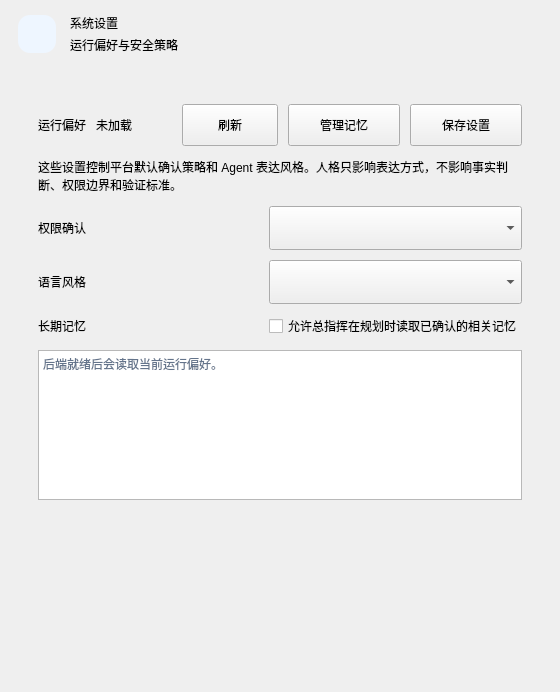
<widget class="QWidget" name="settingsPage"><layout class="QVBoxLayout" name="settingsPageLayout">
<property name="spacing"><number>12</number></property>
<property name="leftMargin"><number>0</number></property>
<property name="topMargin"><number>0</number></property>
<property name="rightMargin"><number>0</number></property>
<property name="bottomMargin"><number>0</number></property>
<item><widget class="QFrame" name="settingsMainCard">
<property name="objectName"><string>heroCard</string></property>
<property name="frameShape"><enum>QFrame::Shape::NoFrame</enum></property>
<layout class="QVBoxLayout" name="settingsMainLayout">
<property name="spacing"><number>8</number></property>
<property name="leftMargin"><number>18</number></property>
<property name="topMargin"><number>14</number></property>
<property name="rightMargin"><number>18</number></property>
<property name="bottomMargin"><number>14</number></property>
<item><layout class="QHBoxLayout" name="settingsHeadLayout">
<property name="spacing"><number>14</number></property>
<property name="leftMargin"><number>0</number></property>
<property name="topMargin"><number>0</number></property>
<property name="rightMargin"><number>0</number></property>
<property name="bottomMargin"><number>0</number></property>
<item><widget class="QLabel" name="settingsIcon">
<property name="minimumSize"><size><width>38</width><height>38</height></size></property>
<property name="maximumSize"><size><width>38</width><height>38</height></size></property>
<property name="styleSheet"><string notr="true">background:#EEF6FF;border-radius:12px;</string></property>
<property name="text"><string></string></property>
<property name="pixmap"><pixmap resource="resources.qrc">:/icons/settings.svg</pixmap></property>
<property name="scaledContents"><bool>false</bool></property>
<property name="alignment"><set>Qt::AlignmentFlag::AlignCenter</set></property>
</widget></item><item><layout class="QVBoxLayout" name="settingsTextLayout">
<property name="spacing"><number>4</number></property>
<property name="leftMargin"><number>0</number></property>
<property name="topMargin"><number>0</number></property>
<property name="rightMargin"><number>0</number></property>
<property name="bottomMargin"><number>0</number></property>
<item><widget class="QLabel" name="settingsTitle">
<property name="objectName"><string>heroTitle</string></property>
<property name="text"><string>系统设置</string></property>
<property name="visible"><bool>false</bool></property>
<property name="wordWrap"><bool>true</bool></property>

</widget></item><item><widget class="QLabel" name="settingsSub">
<property name="objectName"><string>subText</string></property>
<property name="text"><string>运行偏好与安全策略</string></property>
<property name="wordWrap"><bool>true</bool></property>

</widget></item>
</layout></item>
</layout></item><item><spacer name="settingsSpacer">
<property name="orientation"><enum>Qt::Orientation::Vertical</enum></property>
<property name="sizeHint" stdset="0"><size><width>20</width><height>24</height></size></property>
</spacer></item><item><widget class="QFrame" name="settingsRuntimeCard">
<property name="objectName"><string>contentCard</string></property>
<property name="minimumSize"><size><width>0</width><height>350</height></size></property>
<property name="frameShape"><enum>QFrame::Shape::NoFrame</enum></property>
<layout class="QVBoxLayout" name="settingsRuntimeLayout">
<property name="spacing"><number>12</number></property>
<property name="leftMargin"><number>20</number></property>
<property name="topMargin"><number>18</number></property>
<property name="rightMargin"><number>20</number></property>
<property name="bottomMargin"><number>18</number></property>
<item><layout class="QHBoxLayout" name="settingsRuntimeHeadLayout">
<property name="spacing"><number>10</number></property>
<item><widget class="QLabel" name="settingsRuntimeTitle">
<property name="objectName"><string>sectionTitle</string></property>
<property name="text"><string>运行偏好</string></property>
</widget></item><item><widget class="QLabel" name="settingsRuntimeStatusBadge">
<property name="objectName"><string>badgeGray</string></property>
<property name="text"><string>未加载</string></property>
<property name="alignment"><set>Qt::AlignmentFlag::AlignCenter</set></property>
</widget></item><item><spacer name="settingsRuntimeHeadSpacer">
<property name="orientation"><enum>Qt::Orientation::Horizontal</enum></property>
<property name="sizeHint" stdset="0"><size><width>40</width><height>20</height></size></property>
</spacer></item><item><widget class="QPushButton" name="settingsRefreshPreferencesButton">
<property name="objectName"><string>ghostButton</string></property>
<property name="minimumSize"><size><width>96</width><height>42</height></size></property>
<property name="text"><string>刷新</string></property>
</widget></item><item><widget class="QPushButton" name="settingsManageMemoriesButton">
<property name="objectName"><string>ghostButton</string></property>
<property name="minimumSize"><size><width>112</width><height>42</height></size></property>
<property name="text"><string>管理记忆</string></property>
<property name="toolTip"><string>查看、编辑、关闭或删除你已确认保存的长期记忆</string></property>
</widget></item><item><widget class="QPushButton" name="settingsSavePreferencesButton">
<property name="objectName"><string>primaryButton</string></property>
<property name="minimumSize"><size><width>112</width><height>42</height></size></property>
<property name="text"><string>保存设置</string></property>
</widget></item>
</layout></item><item><widget class="QLabel" name="settingsRuntimeSub">
<property name="objectName"><string>subText</string></property>
<property name="text"><string>这些设置控制平台默认确认策略和 Agent 表达风格。人格只影响表达方式，不影响事实判断、权限边界和验证标准。</string></property>
<property name="wordWrap"><bool>true</bool></property>
</widget></item><item><layout class="QGridLayout" name="settingsRuntimeFormLayout">
<property name="horizontalSpacing"><number>12</number></property>
<property name="verticalSpacing"><number>10</number></property>
<item row="0" column="0"><widget class="QLabel" name="settingsPermissionPolicyLabel">
<property name="text"><string>权限确认</string></property>
</widget></item><item row="0" column="1"><widget class="QComboBox" name="settingsPermissionPolicyCombo">
<property name="minimumSize"><size><width>0</width><height>44</height></size></property>
</widget></item><item row="1" column="0"><widget class="QLabel" name="settingsPersonalityLabel">
<property name="text"><string>语言风格</string></property>
</widget></item><item row="1" column="1"><widget class="QComboBox" name="settingsPersonalityCombo">
<property name="minimumSize"><size><width>0</width><height>44</height></size></property>
</widget></item>
<item row="2" column="0"><widget class="QLabel" name="settingsMemoryEnabledLabel">
<property name="text"><string>长期记忆</string></property>
</widget></item><item row="2" column="1"><widget class="QCheckBox" name="settingsMemoryEnabledCheck">
<property name="text"><string>允许总指挥在规划时读取已确认的相关记忆</string></property>
<property name="toolTip"><string>默认关闭。开启后仅检索你确认保存的偏好、项目约束和已验证经验；不会保存 API Key、原文件内容或完整对话。</string></property>
</widget></item>
</layout></item><item><widget class="QTextEdit" name="settingsRuntimeNotesText">
<property name="minimumSize"><size><width>0</width><height>120</height></size></property>
<property name="maximumSize"><size><width>16777215</width><height>150</height></size></property>
<property name="readOnly"><bool>true</bool></property>
<property name="html"><string>&lt;p style="color:#64748B;"&gt;后端就绪后会读取当前运行偏好。&lt;/p&gt;</string></property>
</widget></item>
</layout>
</widget></item><item><spacer name="settingsFill">
<property name="orientation"><enum>Qt::Orientation::Vertical</enum></property>
<property name="sizeHint" stdset="0"><size><width>20</width><height>160</height></size></property>
</spacer></item>
</layout>
</widget></item>
</layout></widget>
